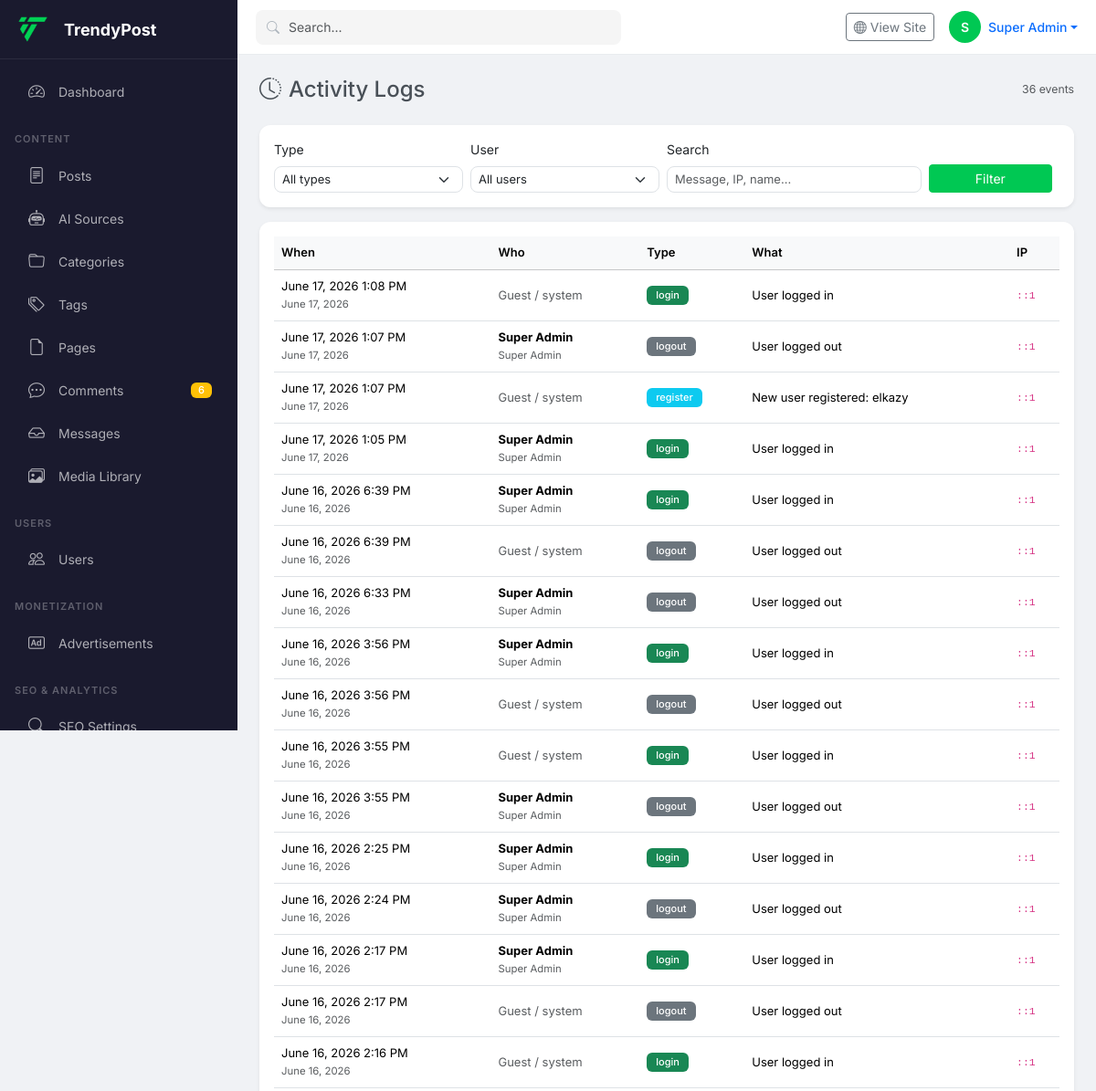
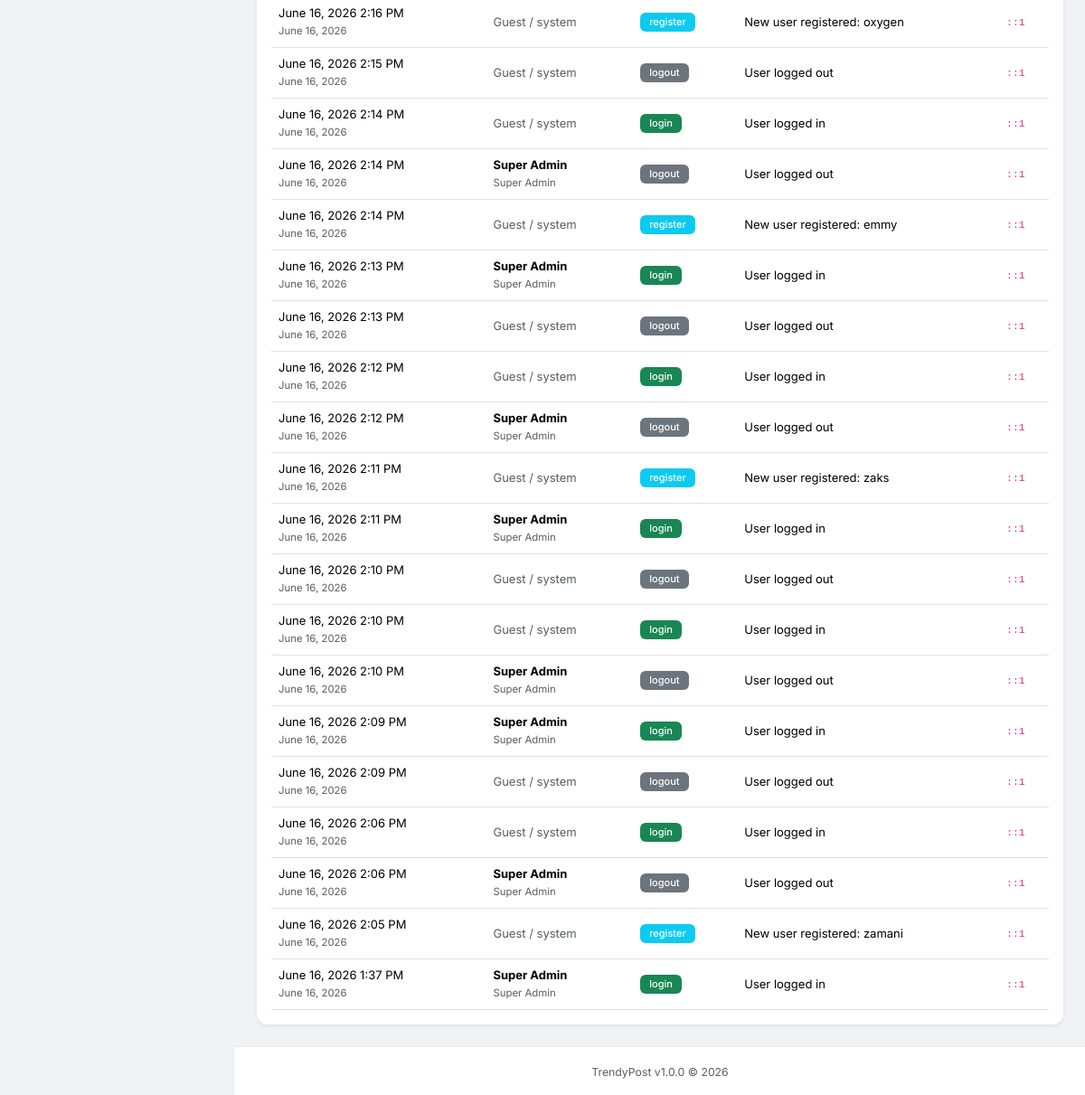
Screenshot of /admin/admin/?route=activity (signed in) with the database file from the repository (2 pictures, top to bottom).
### tables this page shows
CREATE TABLE users (
    id INT UNSIGNED AUTO_INCREMENT PRIMARY KEY,
    username VARCHAR(50) NOT NULL UNIQUE,
    email VARCHAR(100) NOT NULL UNIQUE,
    password_hash VARCHAR(255) NOT NULL,
    display_name VARCHAR(100),
    first_name VARCHAR(50),
    last_name VARCHAR(50),
    avatar VARCHAR(255),
    bio TEXT,
    role_id INT UNSIGNED NOT NULL DEFAULT 6,
    status ENUM('active','inactive','banned','pending') DEFAULT 'pending',
    email_verified TINYINT(1) DEFAULT 0,
    email_verified_at DATETIME,
    remember_token VARCHAR(100),
    reset_token VARCHAR(100),
    reset_expires DATETIME,
    last_login_at DATETIME,
    last_login_ip VARCHAR(45),
    login_attempts TINYINT UNSIGNED DEFAULT 0,
    locked_until DATETIME,
    google_id VARCHAR(100),
    facebook_id VARCHAR(100),
    twitter_id VARCHAR(100),
    seo_title VARCHAR(70),
    seo_description VARCHAR(160),
    social_links JSON,
    created_at TIMESTAMP DEFAULT CURRENT_TIMESTAMP,
    updated_at TIMESTAMP DEFAULT CURRENT_TIMESTAMP ON UPDATE CURRENT_TIMESTAMP,
    FOREIGN KEY (role_id) REFERENCES roles(id) ON DELETE RESTRICT,
    INDEX idx_email (email),
    INDEX idx_status (status),
    INDEX idx_role (role_id),
    INDEX idx_username (username)
);

CREATE TABLE activity_logs (
    id BIGINT UNSIGNED AUTO_INCREMENT PRIMARY KEY,
    user_id INT UNSIGNED,
    type VARCHAR(50) NOT NULL,
    message TEXT NOT NULL,
    ip_address VARCHAR(45),
    created_at TIMESTAMP DEFAULT CURRENT_TIMESTAMP,
    FOREIGN KEY (user_id) REFERENCES users(id) ON DELETE SET NULL,
    INDEX idx_user (user_id),
    INDEX idx_type (type),
    INDEX idx_created (created_at)
);

CREATE TABLE roles (
    id INT UNSIGNED AUTO_INCREMENT PRIMARY KEY,
    name VARCHAR(50) NOT NULL UNIQUE,
    display_name VARCHAR(100) NOT NULL,
    description TEXT,
    permissions JSON,
    is_system TINYINT(1) DEFAULT 0,
    created_at TIMESTAMP DEFAULT CURRENT_TIMESTAMP,
    updated_at TIMESTAMP DEFAULT CURRENT_TIMESTAMP ON UPDATE CURRENT_TIMESTAMP,
    INDEX idx_name (name)
);

### admin/activity/index.php (the view, shortened to what the rows shown need)
<?php
$page = max(1, intval($_GET['page'] ?? 1));
$perPage = 40;
$search = trim($_GET['q'] ?? '');
$where = '1=1';
$params = [];
$total = (int) Database::fetchColumn(
    "SELECT COUNT(*) FROM activity_logs a LEFT JOIN users u ON a.user_id = u.id WHERE {$where}",
    $params
);
$offset = ($page - 1) * $perPage;
$logs = Database::fetchAll(
    "SELECT a.*, u.display_name, u.username, u.email, r.display_name as role_display
     FROM activity_logs a
     LEFT JOIN users u ON a.user_id = u.id
     LEFT JOIN roles r ON u.role_id = r.id
     WHERE {$where}
     ORDER BY a.created_at DESC
     LIMIT {$perPage} OFFSET {$offset}",
    $params
);
$badge = static function (string $type): string {
    return match ($type) {
        'login' => 'success',
        'logout' => 'secondary',
        'register' => 'info',
        'publish', 'post_publish' => 'primary',
        'delete', 'user_delete', 'ad_delete' => 'danger',
        'comment', 'comment_approve' => 'warning',
        'settings' => 'dark',
        default => 'light'
    };
};
include ADMIN_PATH . 'layout/header.php';
?>
<div class="d-flex justify-content-between align-items-center mb-4 flex-wrap gap-2">
    <h4 class="mb-0"><i class="bi bi-clock-history me-2"></i>Activity Logs</h4>
    <span class="text-muted small"><?php echo number_format($total); ?> events</span>
</div>
<div class="card border-0 shadow-sm mb-3">
    <div class="card-body">
        <form method="GET" class="row g-2 align-items-end">
            <div class="col-md-3">
                <label class="form-label">Type</label>
                <select name="type" class="form-select form-select-sm">
                    <option value="">All types</option>
                </select>
            </div>
            <div class="col-md-3">
                <label class="form-label">User</label>
                <select name="user" class="form-select form-select-sm">
                    <option value="">All users</option>
                </select>
            </div>
            <div class="col-md-4">
                <label class="form-label">Search</label>
                <input type="text" name="q" class="form-control form-control-sm" value="<?php echo esc_attr($search); ?>" placeholder="Message, IP, name...">
            </div>
            <div class="col-md-2">
                <button class="btn btn-success btn-sm w-100" type="submit">Filter</button>
            </div>
        </form>
    </div>
</div>
<div class="card border-0 shadow-sm">
    <div class="card-body">
        <div class="table-responsive">
            <table class="table table-hover align-middle">
                <thead class="table-light">
                    <tr>
                        <th>When</th>
                        <th>Who</th>
                        <th>Type</th>
                        <th>What</th>
                        <th>IP</th>
                    </tr>
                </thead>
                <tbody>
                    <?php if (empty($logs)): ?>
                    <tr><td colspan="5" class="text-center text-muted py-4">No activity recorded yet.</td></tr>
                    <?php else: foreach ($logs as $log): ?>
                    <tr>
                        <td>
                            <div><?php echo format_datetime($log['created_at']); ?></div>
                            <small class="text-muted"><?php echo time_ago($log['created_at']); ?></small>
                        </td>
                        <td>
                            <?php if (!empty($log['display_name']) || !empty($log['username'])): ?>
                                <strong><?php echo esc($log['display_name'] ?: $log['username']); ?></strong>
                                <br><small class="text-muted"><?php echo esc($log['role_display'] ?? ''); ?></small>
                            <?php else: ?>
                                <span class="text-muted">Guest / system</span>
                            <?php endif; ?>
                        </td>
                        <td>
                            <span class="badge bg-<?php echo $badge($log['type']); ?> text-<?php echo $badge($log['type']) === 'light' ? 'dark' : 'white'; ?>">
                                <?php echo esc($log['type']); ?>
                            </span>
                        </td>
                        <td><?php echo esc($log['message']); ?></td>
                        <td><code><?php echo esc($log['ip_address'] ?? ''); ?></code></td>
                    </tr>
                    <?php endforeach; endif; ?>
                </tbody>
            </table>
        </div>
    </div>
</div>
<?php include ADMIN_PATH . 'layout/footer.php'; ?>

### admin/layout/header.php (shortened to what the rows shown need)
<?php if (!defined('ADMIN')) die('Direct access not permitted.');
$route = $_GET['route'] ?? 'dashboard';
$route = preg_replace('#^admin/?|^/admin/?#', '', $route);
if (!isset($stats)) {
    $stats = ['comments' => ['pending' => Database::count('comments', "status = 'pending'") ?? 0]];
}
?>
<!DOCTYPE html>
<html lang="en">
<head>
    <link href="https://cdn.jsdelivr.net/npm/bootstrap@5.3.2/dist/css/bootstrap.min.css" rel="stylesheet">
    <link href="https://cdn.jsdelivr.net/npm/bootstrap-icons@1.11.1/font/bootstrap-icons.css" rel="stylesheet">
    <link href="<?php echo ADMIN_ASSETS_URL; ?>admin.css?v=<?php echo APP_VERSION; ?>" rel="stylesheet">
</head>
<body class="admin-body">
<div class="admin-wrapper">
    <nav class="admin-sidebar" id="adminSidebar">
        <div class="sidebar-header">
            <a href="<?php echo admin_url('dashboard'); ?>" class="sidebar-brand">
                <img src="<?php echo image_url('trendypost-logo.png'); ?>" alt="TrendyPost" height="32" onerror="this.style.display='none';this.parentElement.innerHTML+='<span class=\'fw-bold text-white\'>TP</span>'">
                <span class="ms-2 fw-bold text-white">TrendyPost</span>
            </a>
        </div>
        <ul class="sidebar-nav">
            <li><a href="<?php echo admin_url('dashboard'); ?>" class="<?php echo $route==='dashboard'?'active':''; ?>"><i class="bi bi-speedometer2"></i> Dashboard</a></li>
            <li class="nav-section">CONTENT</li>
            <li><a href="<?php echo admin_url('posts'); ?>" class="<?php echo $route==='posts'?'active':''; ?>"><i class="bi bi-file-text"></i> Posts</a></li>
            <li><a href="<?php echo admin_url('ai-sources'); ?>" class="<?php echo $route==='ai-sources'?'active':''; ?>"><i class="bi bi-robot"></i> AI Sources</a></li>
            <li><a href="<?php echo admin_url('categories'); ?>" class="<?php echo $route==='categories'?'active':''; ?>"><i class="bi bi-folder"></i> Categories</a></li>
            <li><a href="<?php echo admin_url('tags'); ?>" class="<?php echo $route==='tags'?'active':''; ?>"><i class="bi bi-tags"></i> Tags</a></li>
            <li><a href="<?php echo admin_url('pages'); ?>" class="<?php echo $route==='pages'?'active':''; ?>"><i class="bi bi-file-earmark"></i> Pages</a></li>
            <li><a href="<?php echo admin_url('comments'); ?>" class="<?php echo $route==='comments'?'active':''; ?>"><i class="bi bi-chat-dots"></i> Comments<?php $pc = $stats['comments']['pending'] ?? 0; if ($pc): ?> <span class="badge bg-warning"><?php echo $pc; ?></span><?php endif; ?></a></li>
            <?php if (Auth::isAdmin() || Auth::can('contact.view')): ?>
            <li><a href="<?php echo admin_url('messages'); ?>" class="<?php echo $route==='messages'?'active':''; ?>"><i class="bi bi-inbox"></i> Messages</a></li>
            <?php endif; ?>
            <li><a href="<?php echo admin_url('media'); ?>" class="<?php echo $route==='media'?'active':''; ?>"><i class="bi bi-images"></i> Media Library</a></li>
            <li class="nav-section">USERS</li>
            <li><a href="<?php echo admin_url('users'); ?>" class="<?php echo $route==='users'?'active':''; ?>"><i class="bi bi-people"></i> Users</a></li>
            <li class="nav-section">MONETIZATION</li>
            <li><a href="<?php echo admin_url('ads'); ?>" class="<?php echo $route==='ads'?'active':''; ?>"><i class="bi bi-badge-ad"></i> Advertisements</a></li>
            <li class="nav-section">SEO & ANALYTICS</li>
            <li><a href="<?php echo admin_url('seo'); ?>" class="<?php echo $route==='seo'?'active':''; ?>"><i class="bi bi-search"></i> SEO Settings</a></li>
        </ul>
    </nav>
    <div class="admin-main">
        <header class="admin-topbar">
            <div class="topbar-search d-none d-md-block">
                <i class="bi bi-search"></i>
                <input type="text" placeholder="Search..." class="form-control form-control-sm">
            </div>
            <div class="topbar-actions ms-auto d-flex align-items-center gap-2 gap-md-3">
                <a href="<?php echo url(); ?>" target="_blank" class="btn btn-sm btn-outline-secondary"><i class="bi bi-globe"></i> <span class="d-none d-sm-inline">View Site</span></a>
                <div class="dropdown">
                    <a href="#" class="d-flex align-items-center text-decoration-none dropdown-toggle" data-bs-toggle="dropdown">
                        <div class="bg-success text-white rounded-circle d-flex align-items-center justify-content-center me-2" style="width:35px;height:35px;font-size:14px;font-weight:600;background-color:var(--tp-primary, #00C853)!important">
                            <?php echo strtoupper(substr(Auth::user()['display_name'] ?? 'A', 0, 1)); ?>
                        </div>
                        <span class="d-none d-md-block fw-medium"><?php echo Auth::user()['display_name'] ?? 'Admin'; ?></span>
                    </a>
                </div>
            </div>
        </header>
        <div class="admin-content">

### rows the page displays
users: display_name "S", display_name "Super Admin"
activity_logs: created_at "June 17, 2026 1:08 PM", created_at "June 17, 2026", shows "Guest / system", type "login", message "User logged in", ip_address "::1"
activity_logs: created_at "June 17, 2026 1:07 PM", created_at "June 17, 2026", user.display_name "Super Admin", roles.display_name "Super Admin", type "logout", message "User logged out", ip_address "::1"
activity_logs: created_at "June 17, 2026 1:07 PM", created_at "June 17, 2026", shows "Guest / system", type "register", message "New user registered: elkazy", ip_address "::1"
activity_logs: created_at "June 17, 2026 1:05 PM", created_at "June 17, 2026", user.display_name "Super Admin", roles.display_name "Super Admin", type "login", message "User logged in", ip_address "::1"
activity_logs: created_at "June 16, 2026 6:39 PM", created_at "June 16, 2026", user.display_name "Super Admin", roles.display_name "Super Admin", type "login", message "User logged in", ip_address "::1"
activity_logs: created_at "June 16, 2026 6:39 PM", created_at "June 16, 2026", shows "Guest / system", type "logout", message "User logged out", ip_address "::1"
activity_logs: created_at "June 16, 2026 6:33 PM", created_at "June 16, 2026", user.display_name "Super Admin", roles.display_name "Super Admin", type "logout", message "User logged out", ip_address "::1"
activity_logs: created_at "June 16, 2026 3:56 PM", created_at "June 16, 2026", user.display_name "Super Admin", roles.display_name "Super Admin", type "login", message "User logged in", ip_address "::1"
activity_logs: created_at "June 16, 2026 3:56 PM", created_at "June 16, 2026", shows "Guest / system", type "logout", message "User logged out", ip_address "::1"
activity_logs: created_at "June 16, 2026 3:55 PM", created_at "June 16, 2026", shows "Guest / system", type "login", message "User logged in", ip_address "::1"
activity_logs: created_at "June 16, 2026 3:55 PM", created_at "June 16, 2026", user.display_name "Super Admin", roles.display_name "Super Admin", type "logout", message "User logged out", ip_address "::1"
activity_logs: created_at "June 16, 2026 2:25 PM", created_at "June 16, 2026", user.display_name "Super Admin", roles.display_name "Super Admin", type "login", message "User logged in", ip_address "::1"
activity_logs: created_at "June 16, 2026 2:24 PM", created_at "June 16, 2026", user.display_name "Super Admin", roles.display_name "Super Admin", type "logout", message "User logged out", ip_address "::1"
activity_logs: created_at "June 16, 2026 2:17 PM", created_at "June 16, 2026", user.display_name "Super Admin", roles.display_name "Super Admin", type "login", message "User logged in", ip_address "::1"
activity_logs: created_at "June 16, 2026 2:17 PM", created_at "June 16, 2026", shows "Guest / system", type "logout", message "User logged out", ip_address "::1"
activity_logs: created_at "June 16, 2026 2:16 PM", created_at "June 16, 2026", shows "Guest / system", type "login", message "User logged in", ip_address "::1"
activity_logs: created_at "June 16, 2026 2:16 PM", created_at "June 16, 2026", shows "Guest / system", type "register", message "New user registered: oxygen", ip_address "::1"
activity_logs: created_at "June 16, 2026 2:15 PM", created_at "June 16, 2026", shows "Guest / system", type "logout", message "User logged out", ip_address "::1"
activity_logs: created_at "June 16, 2026 2:14 PM", created_at "June 16, 2026", shows "Guest / system", type "login", message "User logged in", ip_address "::1"
activity_logs: created_at "June 16, 2026 2:14 PM", created_at "June 16, 2026", user.display_name "Super Admin", roles.display_name "Super Admin", type "logout", message "User logged out", ip_address "::1"
activity_logs: created_at "June 16, 2026 2:14 PM", created_at "June 16, 2026", shows "Guest / system", type "register", message "New user registered: emmy", ip_address "::1"
activity_logs: created_at "June 16, 2026 2:13 PM", created_at "June 16, 2026", user.display_name "Super Admin", roles.display_name "Super Admin", type "login", message "User logged in", ip_address "::1"
activity_logs: created_at "June 16, 2026 2:13 PM", created_at "June 16, 2026", shows "Guest / system", type "logout", message "User logged out", ip_address "::1"
activity_logs: created_at "June 16, 2026 2:12 PM", created_at "June 16, 2026", shows "Guest / system", type "login", message "User logged in", ip_address "::1"
activity_logs: created_at "June 16, 2026 2:12 PM", created_at "June 16, 2026", user.display_name "Super Admin", roles.display_name "Super Admin", type "logout", message "User logged out", ip_address "::1"
activity_logs: created_at "June 16, 2026 2:11 PM", created_at "June 16, 2026", shows "Guest / system", type "register", message "New user registered: zaks", ip_address "::1"
activity_logs: created_at "June 16, 2026 2:11 PM", created_at "June 16, 2026", user.display_name "Super Admin", roles.display_name "Super Admin", type "login", message "User logged in", ip_address "::1"
activity_logs: created_at "June 16, 2026 2:10 PM", created_at "June 16, 2026", shows "Guest / system", type "logout", message "User logged out", ip_address "::1"
activity_logs: created_at "June 16, 2026 2:10 PM", created_at "June 16, 2026", shows "Guest / system", type "login", message "User logged in", ip_address "::1"
activity_logs: created_at "June 16, 2026 2:10 PM", created_at "June 16, 2026", user.display_name "Super Admin", roles.display_name "Super Admin", type "logout", message "User logged out", ip_address "::1"
activity_logs: created_at "June 16, 2026 2:09 PM", created_at "June 16, 2026", user.display_name "Super Admin", roles.display_name "Super Admin", type "login", message "User logged in", ip_address "::1"
activity_logs: created_at "June 16, 2026 2:09 PM", created_at "June 16, 2026", shows "Guest / system", type "logout", message "User logged out", ip_address "::1"
activity_logs: created_at "June 16, 2026 2:06 PM", created_at "June 16, 2026", shows "Guest / system", type "login", message "User logged in", ip_address "::1"
activity_logs: created_at "June 16, 2026 2:06 PM", created_at "June 16, 2026", user.display_name "Super Admin", roles.display_name "Super Admin", type "logout", message "User logged out", ip_address "::1"
activity_logs: created_at "June 16, 2026 2:05 PM", created_at "June 16, 2026", shows "Guest / system", type "register", message "New user registered: zamani", ip_address "::1"
activity_logs: created_at "June 16, 2026 1:37 PM", created_at "June 16, 2026", user.display_name "Super Admin", roles.display_name "Super Admin", type "login", message "User logged in", ip_address "::1"

### other values shown
$pc "6"
$total "36"
APP_VERSION "1.0.0"
